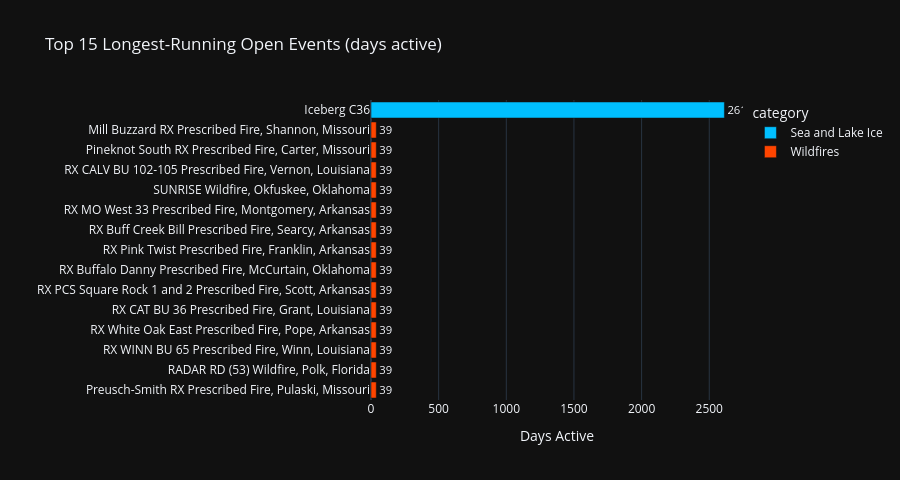

The cell this chart's notebook holds for it:
### Markdown cell above
## 8 — Top 15 longest-running open events

### Code cell
open_events = df[df["is_open"]].copy()

if not open_events.empty:
    duration = (
        open_events.groupby(["id", "title", "category"])
        .agg(first_seen=("date", "min"), last_seen=("date", "max"), data_points=("date", "count"))
        .reset_index()
    )
    duration["days_active"] = (pd.Timestamp.now(tz="UTC") - duration["first_seen"]).dt.days
    top_open = duration.nlargest(15, "days_active")

    fig_dur = px.bar(
        top_open,
        y="title",
        x="days_active",
        color="category",
        color_discrete_map=cat_colors,
        orientation="h",
        title="Top 15 Longest-Running Open Events (days active)",
        text="days_active",
        hover_data={"data_points": True, "first_seen": True},
    )
    fig_dur.update_layout(
        template="plotly_dark", height=480,
        yaxis=dict(categoryorder="total ascending", title=""),
        xaxis_title="Days Active",
    )
    fig_dur.update_traces(textposition="outside")
    fig_dur.show()
else:
    print("No open events in the dataset.")

### Figure 1 — Plotly figure (JSON) as saved in the notebook; plotly's stock layout.template omitted (floating-point values rounded to 4 significant figures)
{"data": [{"customdata": [[2, "2019-02-11T00:00:00"]], "hovertemplate": "category=Sea and Lake Ice<br>days_active=%{text}<br>title=%{y}<br>data_points=%{customdata[0]}<br>first_seen=%{customdata[1]}<extra></extra>", "legendgroup": "Sea and Lake Ice", "marker": {"color": "#00bfff", "pattern": {"shape": ""}}, "name": "Sea and Lake Ice", "orientation": "h", "showlegend": true, "text": [2612.0], "textposition": "outside", "type": "bar", "x": [2612], "xaxis": "x", "y": ["Iceberg C36"], "yaxis": "y"}, {"customdata": [[1, "2026-02-27T16:32:00"], [1, "2026-02-27T14:51:00"], [1, "2026-02-27T08:40:00"], [1, "2026-02-27T11:59:00"], [1, "2026-02-27T09:09:00"], [1, "2026-02-27T09:58:00"], [1, "2026-02-27T08:45:00"], [1, "2026-02-27T08:48:00"], [1, "2026-02-27T08:50:00"], [1, "2026-02-27T08:41:00"], [1, "2026-02-27T08:44:00"], [1, "2026-02-27T08:03:00"], [1, "2026-02-27T09:15:00"], [1, "2026-02-27T09:30:00"]], "hovertemplate": "category=Wildfires<br>days_active=%{text}<br>title=%{y}<br>data_points=%{customdata[0]}<br>first_seen=%{customdata[1]}<extra></extra>", "legendgroup": "Wildfires", "marker": {"color": "#ff4500", "pattern": {"shape": ""}}, "name": "Wildfires", "orientation": "h", "showlegend": true, "text": [39.0, 39.0, 39.0, 39.0, 39.0, 39.0, 39.0, 39.0, 39.0, 39.0, 39.0, 39.0, 39.0, 39.0], "textposition": "outside", "type": "bar", "x": [39, 39, 39, 39, 39, 39, 39, 39, 39, 39, 39, 39, 39, 39], "xaxis": "x", "y": ["Preusch-Smith RX Prescribed Fire, Pulaski, Missouri", "RADAR RD (53) Wildfire, Polk, Florida", "RX WINN BU 65 Prescribed Fire, Winn, Louisiana", "RX White Oak East Prescribed Fire, Pope, Arkansas", "RX CAT BU 36 Prescribed Fire, Grant, Louisiana", "RX PCS Square Rock 1 and 2 Prescribed Fire, Scott, Arkansas", "RX Buffalo Danny Prescribed Fire, McCurtain, Oklahoma", "RX Pink Twist Prescribed Fire, Franklin, Arkansas", "RX Buff Creek Bill Prescribed Fire, Searcy, Arkansas", "RX MO West 33 Prescribed Fire, Montgomery, Arkansas", "SUNRISE Wildfire, Okfuskee, Oklahoma", "RX CALV BU 102-105 Prescribed Fire, Vernon, Louisiana", "Pineknot South RX Prescribed Fire, Carter, Missouri", "Mill Buzzard RX Prescribed Fire, Shannon, Missouri"], "yaxis": "y"}], "layout": {"barmode": "relative", "height": 480, "legend": {"title": {"text": "category"}, "tracegroupgap": 0}, "title": {"text": "Top 15 Longest-Running Open Events (days active)"}, "xaxis": {"anchor": "y", "domain": [0, 1], "title": {"text": "Days Active"}}, "yaxis": {"anchor": "x", "categoryorder": "total ascending", "domain": [0, 1], "title": {"text": ""}}}}
